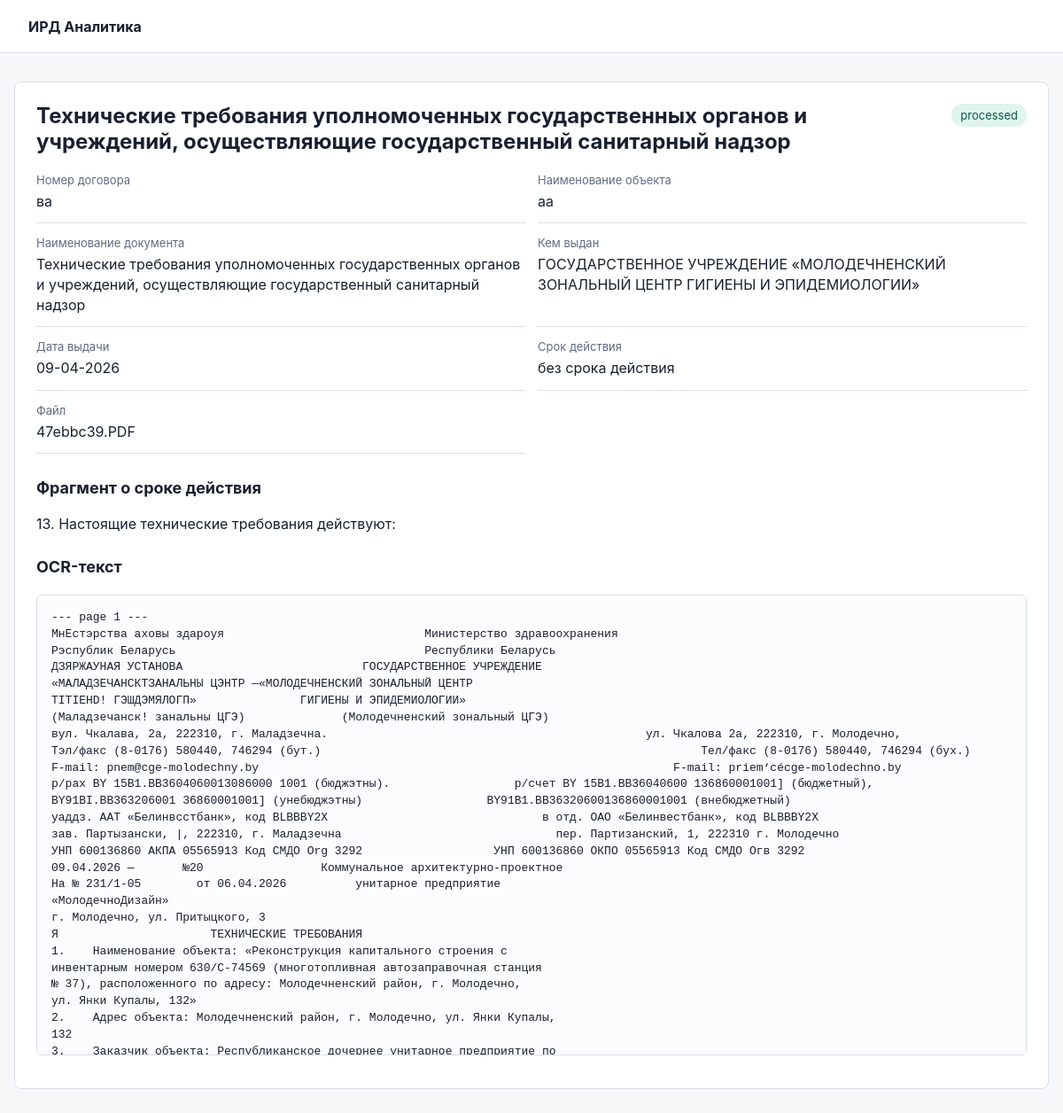
Page /documents/5 on the earlier database version.
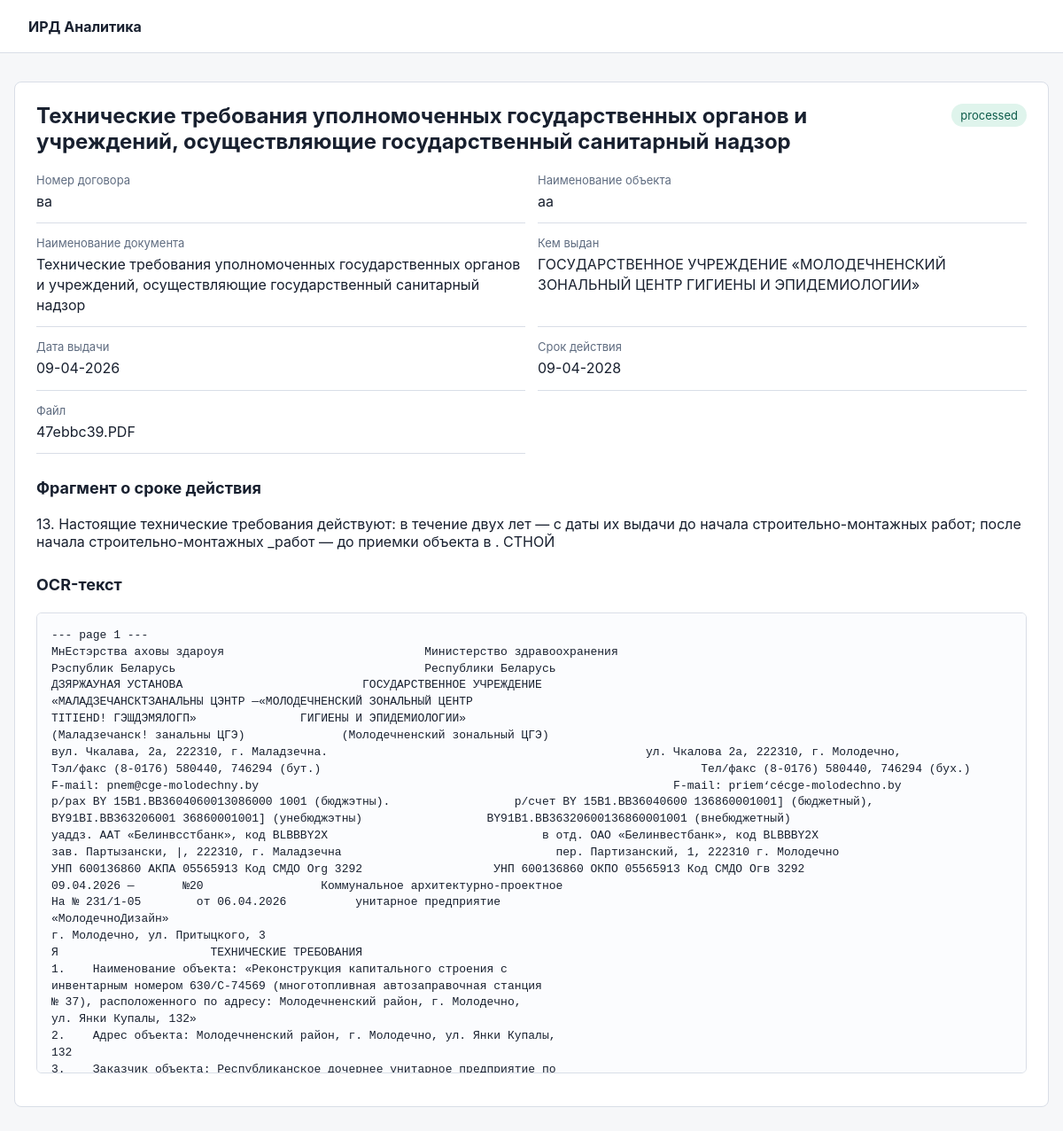
Same page on the later database version.
### tables this page shows
CREATE TABLE documents (
    id INTEGER PRIMARY KEY AUTOINCREMENT,
    contract_number TEXT NOT NULL,
    object_name TEXT NOT NULL,
    original_filename TEXT NOT NULL,
    stored_filename TEXT NOT NULL,
    working_title TEXT,
    official_title TEXT,
    issuer TEXT,
    issue_date TEXT,
    valid_until TEXT,
    validity_text TEXT,
    no_expiration INTEGER NOT NULL DEFAULT 0,
    raw_text TEXT,
    status TEXT NOT NULL DEFAULT 'processed',
    error TEXT,
    created_at TEXT NOT NULL DEFAULT CURRENT_TIMESTAMP
);

### app/web/routes.py (the view)
@bp.get("/documents/<int:document_id>")
def document_detail(document_id: int):
    document = DocumentRepository().get(document_id)
    if document is None:
        return "Документ не найден", 404
    return render_template("document.html", document=document)

### app/database.py (called while the page is built)
def get_db() -> sqlite3.Connection:
    if "db" not in g:
        g.db = sqlite3.connect(current_app.config["DATABASE_PATH"])
        g.db.row_factory = sqlite3.Row
    return g.db

### app/repositories.py (called while the page is built)
    def get(self, document_id: int) -> Row | None:
        return get_db().execute(
            "SELECT * FROM documents WHERE id = ?", (document_id,)
        ).fetchone()

### app/templates/document.html (shortened to what this page needs)
{% extends "base.html" %}
{% block content %}
<section class="document-view">
    <div class="document-head">
        <h1>{{ document.working_title or "Документ" }}</h1>
        <span class="status status-{{ document.status }}">{{ document.status }}</span>
    </div>
    <dl class="fields">
        <div><dt>Номер договора</dt><dd>{{ document.contract_number }}</dd></div>
        <div><dt>Наименование объекта</dt><dd>{{ document.object_name }}</dd></div>
        <div><dt>Наименование документа</dt><dd>{{ document.official_title or document.working_title or "—" }}</dd></div>
        <div><dt>Кем выдан</dt><dd>{{ document.issuer or "—" }}</dd></div>
        <div><dt>Дата выдачи</dt><dd>{{ document.issue_date or "—" }}</dd></div>
        <div><dt>Срок действия</dt><dd>{{ "без срока действия" if document.no_expiration else (document.valid_until or "—") }}</dd></div>
        <div><dt>Файл</dt><dd>{{ document.original_filename }}</dd></div>
    </dl>
    {% if document.validity_text %}
        <section class="text-block">
            <h2>Фрагмент о сроке действия</h2>
            <p>{{ document.validity_text }}</p>
        </section>
    {% endif %}
    {% if document.raw_text %}
        <section class="text-block">
            <h2>OCR-текст</h2>
            <pre>{{ document.raw_text }}</pre>
        </section>
    {% endif %}
</section>
{% endblock %}

Differences in the rows shown:
changed documents "ва": no_expiration+valid_until "без срока действия" → "09-04-2028"; validity_text "13. Настоящие технические требования действуют:" → "…Настоящие технические требования действуют: в течение двух лет — с даты их выдачи до начала строительно-монтажных работ; после начала строительно-монтажных _работ — до приемки объекта в . СТНОЙ"
